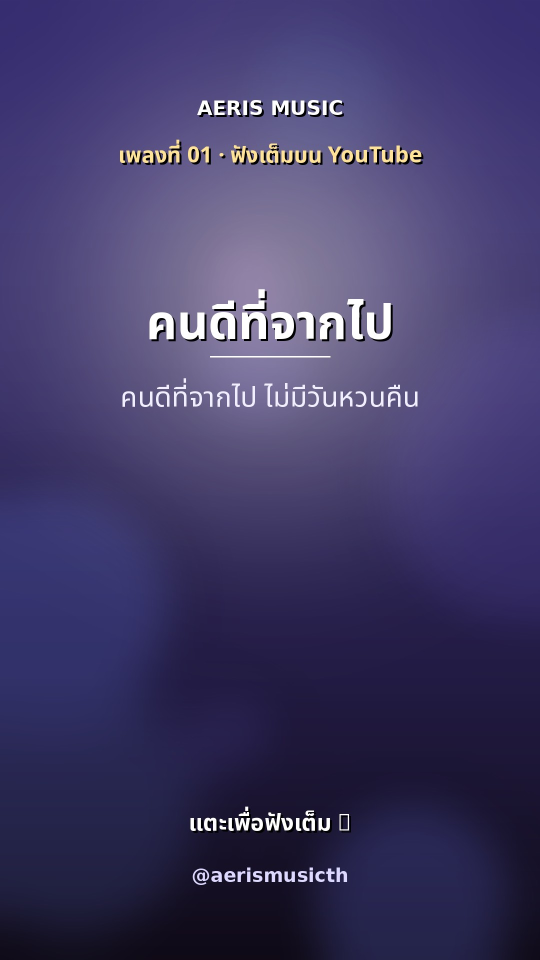
#> input picture music938-1/library/stories/story-01-khon-di-thi-chak-pai.jpg, 1080 x 1920 px (shown at 1/2 size)
$ python -i ai_covers.py   (imports and definitions only)
#> lines starting #> are read from the running program, lines starting #| are printed output that depends on the picture
#> further down, picture is the input picture: PIL image 1080x1920 RGB; mean R, G, B 65.4, 59.1, 103.1
#!/usr/bin/env python3
"""AI-generated cover art: a free image model paints the scene, PIL sets the title.

K (2026-11-06): "ภาพปกใช้ gemini สร้างได้ไหม เขียนพรอมแล้วให้สร้างข้อความด้วย ให้มัน
ดูแปลก ดูทันสมัย ดูอลังการ" — the old covers were one deterministic gradient with a
ring motif, so every song looked like the same record. K also allowed any free
app as long as the image comes from a prompt.

The advisor panel's answer, and the reason this is two steps rather than one:

* Ask an image model to *draw Thai letters* and it misspells them. The spelling
  is the one thing a cover must get right, so the title is never left to the model.
* The model is good at the part PIL is bad at — a strange, modern, cinematic scene.

So: the model renders a text-free 16:9 background from an art-direction prompt,
and Pillow composites the title in Noto Sans Thai on top. The art direction is
picked per song, so no two covers share a scene.

Backends, in the order they are tried:

1. **Pollinations** (`image.pollinations.ai`) — free, no login, no API key, and
   it returns the picture straight from a GET. It is the default for that reason.
2. **Gemini web** — the signed-in cloud desktop (`.agents/skills/ax-cloud-desktop`).
   Kept as a fallback, but its free image quota runs out mid-batch and it then
   answers in prose ("ฉันเป็นโมเดลภาษาและไม่มีความสามารถ…") instead of drawing.

    python3 scripts/ai_covers.py --list                 # the art directions
    python3 scripts/ai_covers.py --only 24-yut-mai-yom  # one song
    python3 scripts/ai_covers.py --only 24-yut-mai-yom --variant 2
    python3 scripts/ai_covers.py --preview --only ...   # write to work/, keep the live cover
    python3 scripts/ai_covers.py --backend gemini --only ...
"""
from __future__ import annotations

import argparse
import json
import os
import random
import re
import shutil
import subprocess
import sys
import time
import urllib.error
import urllib.parse
import urllib.request
from pathlib import Path

from PIL import Image, ImageDraw, ImageFilter, ImageFont

ROOT = Path(__file__).resolve().parent.parent
REPO = ROOT.parent
sys.path.insert(0, str(ROOT / "scripts"))

import common  # noqa: E402
import genres  # noqa: E402
from branding import NAME as BRAND  # noqa: E402

LIB = ROOT / "library"
COVERS = LIB / "covers"
THUMBS = LIB / "thumbs"
WORK = ROOT / "work"
THAI_FONT = str(ROOT / "fonts" / "NotoSansThai.ttf")
LATIN_FONT = "/usr/share/fonts/truetype/dejavu/DejaVuSans-Bold.ttf"

THUMB_W, THUMB_H = 1280, 720
POLL_MODEL = "flux"

# One scene per direction. Deliberately no two are the same shape of image, so a
# grid of covers reads as a set of songs rather than one record recoloured.
ART_DIRECTIONS = [
    ("portal", "a colossal portal of concentric neon rings standing in a vast "
               "mirrored salt flat at dusk, a tiny lone silhouette before it, "
               "violet and coral light, volumetric haze"),
    ("chrome", "an impossible liquid-chrome landscape with floating geometric "
               "shards and shattered-glass reflections, pastel neon sky, "
               "retro-futuristic and dreamlike"),
    ("cosmos", "an enormous ringed planet filling the sky over a dark sea, golden "
               "particles rising like fireflies, a small figure dissolving into "
               "light at the horizon, cinematic"),
    ("temple", "a floating Thai temple of white and gold drifting in a violet "
               "nebula, long light beams, volumetric fog, surreal and majestic"),
    ("bloom", "an endless field of giant glowing lotus blossoms under a turquoise "
              "aurora, minimal and calm, soft depth of field, negative space"),
    ("shards", "abstract holographic glass shards suspended in dark space, "
               "iridescent chrome and rose-gold light, high-end album art"),
    ("train", "an old night train crossing a glowing bridge toward a distant city "
              "of light in the rain, long exposure streaks, nostalgic and strange"),
    ("rain", "a rain-soaked neon alley of a future Bangkok, floating lanterns, "
             "reflections on wet stone, a distant figure under an umbrella"),
]

# The panel was unanimous that the model must not write anything, and that the
# frame needs somewhere quiet to put the title afterwards.
PROMPT_SUFFIX = (
    " | style: surreal, retro-futuristic, premium album art, cinematic lighting, "
    "ultra detailed, rich colour grading, high dynamic range, sculptural studio "
    "lighting, subtle film grain. "
    "composition: exact 16:9 widescreen; one striking central subject placed on "
    "the RIGHT third; keep the LEFT third dark, simple and uncluttered as "
    "negative space for a title; strong contrast, crisp silhouette, readable as a "
    "small thumbnail. "
    "absolutely no text, no letters, no words, no numbers, no logo, no watermark, "
    "no border."
)

BADGE = "คาราโอเกะ"
MARK = BRAND


# [49 lines left out: functions _font, _wrap, _cover_crop, not called in this run]


def _grade(img: Image.Image) -> Image.Image:
    """Push contrast and depth so the frame survives being seen at 210 px wide.

    A raw model still is flat and evenly lit: fine full-screen, muddy in the
    YouTube grid. A vignette and a bottom band do the work; the band is also
    where the title goes, so the two problems are one pass.
    """
    img = img.convert("RGB")
    w, h = img.size
#> w = 1080; h = 1920

    band = Image.new("L", (w, h), 0)
#> band: PIL image 1080x1920 L; every value is 0
    bd = ImageDraw.Draw(band)
    top = int(h * 0.44)
#> top = 844
    for y in range(top, h):
        t = (y - top) / max(1, h - top)
        bd.line([(0, y), (w, y)], fill=int(205 * (t ** 1.5)))
    img = Image.composite(Image.new("RGB", (w, h), (6, 6, 14)), img, band)
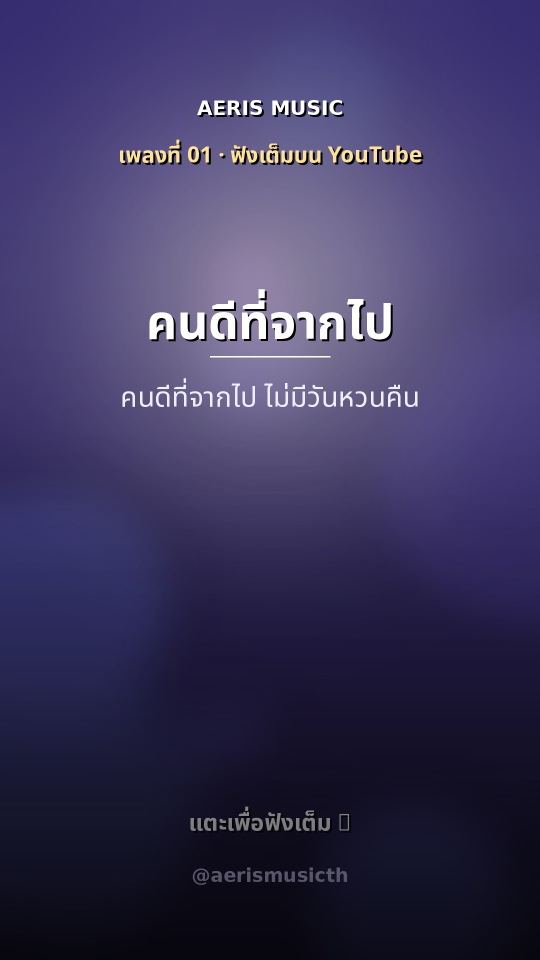
#> img: PIL image 1080x1920 RGB (shown at 1/2 size); mean R, G, B 60.2, 54.5, 93.8

    vign = Image.new("L", (w, h), 0)
    vd = ImageDraw.Draw(vign)
    vd.ellipse([-w * 0.28, -h * 0.34, w * 1.28, h * 1.34], fill=255)
    vign = vign.filter(ImageFilter.GaussianBlur(w * 0.10))
#> vign: PIL image 1080x1920 L; every value is 255
    img = Image.composite(img, Image.new("RGB", (w, h), (4, 4, 10)), vign)
    return img


# [255 lines left out: functions _glow_text, _compose, _meta, _direction, _prompt, _fetch_pollinations and 5 more, not called in this run]


# [2 lines not run here, left out]

>>> from PIL import Image
>>> picture = Image.open('../library/stories/story-01-khon-di-thi-chak-pai.jpg')
>>> result = _grade(picture)

$ run again, on music938-1/library/thumbs/thumb-karaoke-03-khit-thueng-thoe-thuk-khuen.png
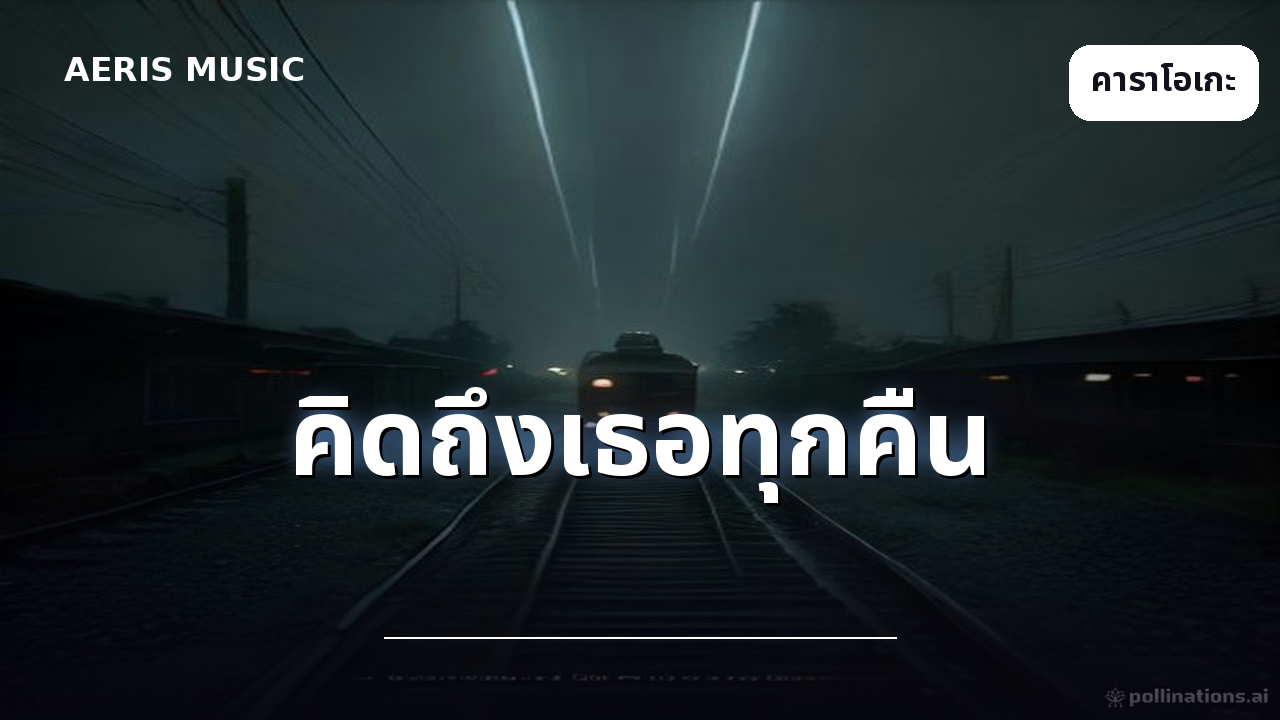
#> input picture music938-1/library/thumbs/thumb-karaoke-03-khit-thueng-thoe-thuk-khuen.png, 1280 x 720 px
#> picture is the input picture: PIL image 1280x720 RGB; mean R, G, B 33.7, 43.8, 46.4
#> band: PIL image 1280x720 L; every value is 0
#> in _grade, `img = Image.composite(Image.new("RGB", (w, h), (6, 6, 14)), img, band)`:
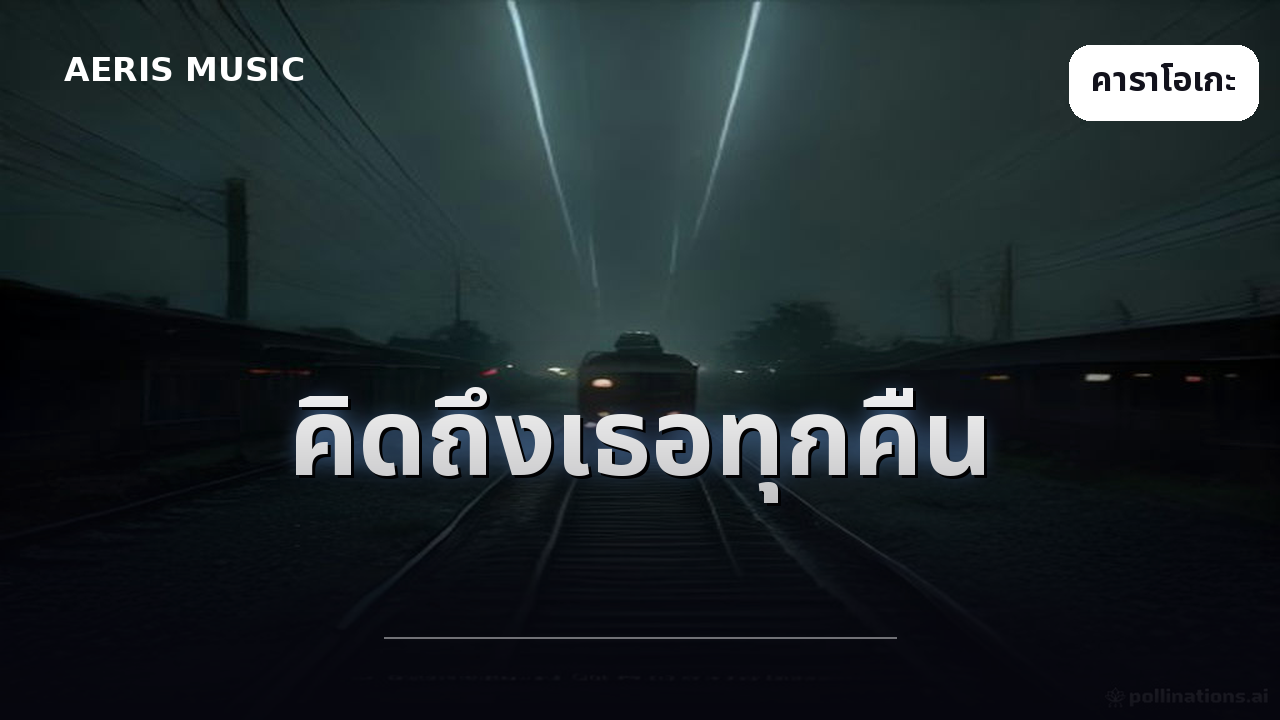
#> img: PIL image 1280x720 RGB; mean R, G, B 32, 41.5, 44.7
#> vign: PIL image 1280x720 L; every value is 255
